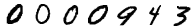
#> input picture curated_dataset/multi_digit_package/0000943.png, 196 x 28 px
$ python -i multidigit_classifier_ver3.py   (imports and definitions only)
#> lines starting #> are read from the running program, lines starting #| are printed output that depends on the picture; after the words box and inside, x2 and y2 are one past the last pixel; in counts of white or black regions, pixels touching at a corner belong together
import cv2
import numpy as np
from PIL import Image
import pickle
import os
import pandas as pd

# [16 lines left out: function preprocess_single_digit, not called in this run]

def extract_digits_from_image(image_path, debug=False):
    """
    Extracts individual digit images from a multi-digit image using OpenCV.

    Args:
        image_path (str): Path to the multi-digit image.
        debug (bool): If True, displays intermediate images for debugging.

    Returns:
        list: A list of PIL Image objects, each representing an extracted digit.
        list: A list of bounding box coordinates (x, y, w, h) for each digit.
    """
#> called with debug = False
    img = cv2.imread(image_path, cv2.IMREAD_GRAYSCALE)
#> img is the input picture: shape (28, 196); min 0, max 255, mean 214.5
    if img is None:
        print(f"Error: Could not read image at {image_path}")
        return [], []

    # 1. Preprocessing: Improved Thresholding and Dilation (Conditional)

    blurred = cv2.GaussianBlur(img, (5, 5), 0) # Apply Gaussian blur to smooth image.
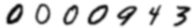
#> blurred: shape (28, 196); min 7, max 255, mean 214.5

    ret, thresh = cv2.threshold(blurred, 0, 255, cv2.THRESH_BINARY_INV + cv2.THRESH_OTSU) # Using Otsu's method
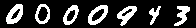
#> thresh: shape (28, 196); 20.9% white; 7 white regions
#> ret = 170

    kernel = np.ones((3, 3), np.uint8)
    # if the image has lots of gaps in the digits, add the dilation:
    # dilated = cv2.dilate(thresh, kernel, iterations=1) # dilate image to fill in gaps
    dilated = thresh

    if debug:
        # --- Visualization 1: Thresholded and Dilated Image ---
        cv2.imshow("Thresholded and Dilated", dilated)
        cv2.waitKey(0)  # Wait for a key press
        cv2.destroyAllWindows()
        # --- End Visualization 1 ---

    # 2. Contour Detection: Improved
    contours, hierarchy = cv2.findContours(dilated, cv2.RETR_EXTERNAL, cv2.CHAIN_APPROX_SIMPLE)
#> contours = 7 contours; box (x1, y1, x2, y2) and area: (88, 5, 108, 25) 250, (35, 4, 50, 24) 216, (6, 4, 23, 24) 216, (117, 6, 137, 26) 190, (63, 5, 79, 25) 189, (174, 6, 190, 26) 124, (149, 6, 161, 25) 71

    if debug:
        # --- Visualization 2: Contours on Original Image ---
        img_with_contours = cv2.cvtColor(img, cv2.COLOR_GRAY2BGR)  # Convert to BGR for color drawing
        cv2.drawContours(img_with_contours, contours, -1, (0, 255, 0), 2)  # Draw contours in green
        cv2.imshow("Contours on Original Image", img_with_contours)
        cv2.waitKey(0)
        cv2.destroyAllWindows()
        # --- End Visualization 2 ---

    # 3. Contour Filtering and Bounding Boxes: Refined
    digit_images = []
    digit_boxes = []

    max_boxes = 10
    box_count = 0
    for cnt in contours:
        x, y, w, h = cv2.boundingRect(cnt)
        # Refined filtering:
        if w > 2 and h > 5 and w < 70 and h < 70 and h / w > 0.5:
            # Check if the bounding box is not too close to the image edges
            # if x > 2 and y > 2 and x + w < img.shape[1] - 2 and y + h < img.shape[0] - 2:
            digit_boxes.append((x, y, w, h))
            box_count += 1
            if box_count >= max_boxes:
                break
#> this loop made 7 passes
#> (x, y, w, h) on passes 1 to 7: (174, 6, 16, 20), (149, 6, 12, 19), (117, 6, 20, 20), (88, 5, 20, 20), (63, 5, 16, 20), (35, 4, 15, 20), (6, 4, 17, 20)
#> after the loop, box_count = 7; digit_boxes = [(174, 6, 16, 20), (149, 6, 12, 19), (117, 6, 20, 20), (88, 5, 20, 20), (63, 5, 16, 20), (35, 4, 15, 20), (6, 4, 17, 20)]

    if debug:
        # --- Visualization 3: Bounding Boxes ---
        img_with_boxes = cv2.cvtColor(img, cv2.COLOR_GRAY2BGR)
        for x, y, w, h in digit_boxes:
            cv2.rectangle(img_with_boxes, (x, y), (x + w, y + h), (0, 0, 255), 2)  # Draw rectangle in red
        cv2.imshow("Bounding Boxes", img_with_boxes)
        cv2.waitKey(0)
        cv2.destroyAllWindows()
        # --- End Visualization 3 ---

    # 4. Merge Overlapping Boxes:
    # if there are too many boxes, try merging them
    if len(digit_boxes) > 7:
        digit_boxes = merge_overlapping_boxes(digit_boxes)

    if debug:
        # --- Visualization 4: Merged Bounding Boxes ---
        img_with_merged_boxes = cv2.cvtColor(img, cv2.COLOR_GRAY2BGR)
        for x, y, w, h in digit_boxes:
            cv2.rectangle(img_with_merged_boxes, (x, y), (x + w, y + h), (255, 0, 0), 2)  # Draw rectangle in blue
        cv2.imshow("Merged Bounding Boxes", img_with_merged_boxes)
        cv2.waitKey(0)
        cv2.destroyAllWindows()
        # --- End Visualization 4 ---

    # 5. Sorting (Left-to-Right)
    digit_boxes.sort()  # Sort by x-coordinate (leftmost first)

    # 6. Digit Extraction
    for x, y, w, h in digit_boxes:
        digit_roi = img[y : y + h, x : x + w]
        digit_pil = Image.fromarray(digit_roi)
        digit_images.append(digit_pil)
#> this loop made 7 passes
#> pass 1, in extract_digits_from_image, `digit_pil = Image.fromarray(digit_roi)`:
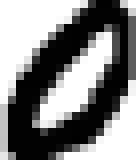
#> digit_pil: PIL image 17x20 L (shown 8 times larger); min 0, max 255, mean 131.5
#> pass 3, in extract_digits_from_image, `digit_pil = Image.fromarray(digit_roi)`:
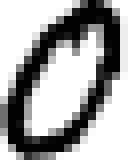
#> digit_pil: PIL image 16x20 L (shown 8 times larger); min 0, max 255, mean 164.5
#> after the loop, digit_images = 7 items

    return digit_images, digit_boxes

# [114 lines left out: functions classify_digits, combine_predictions, load_trained_model, merge_overlapping_boxes, main, not called in this run]

# [2 lines not run here, left out]

>>> result = extract_digits_from_image('curated_dataset/multi_digit_package/0000943.png')
